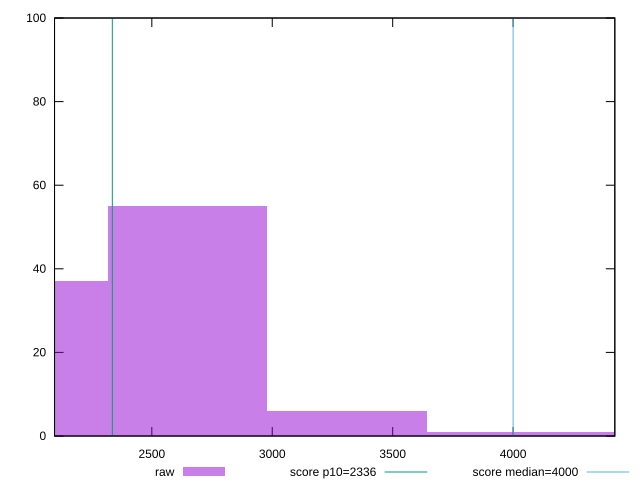

Reproduce this figure in gnuplot.
reset

$raw <<EOF
3311.0338895520113 6
2648.827111641609 55
1986.6203337312068 37
4635.447445372816 1
3973.2406674624135 1
EOF

set key outside below
set boxwidth 662.2067779104023
set xrange [2096.06:4422.305]
set yrange [0:100]
set trange [0:100]
set style fill transparent solid 0.5 noborder

set parametric
set terminal svg size 640, 490 enhanced background rgb 'white'
set output "report_00015_2021-02-09T16-11-33.973Z/first-meaningful-paint/samples/pages+cached+noadtech/raw/histogram.svg"

plot $raw title "raw" with boxes, \
     2336,t title "score p10=2336", \
     4000,t title "score median=4000"

reset
